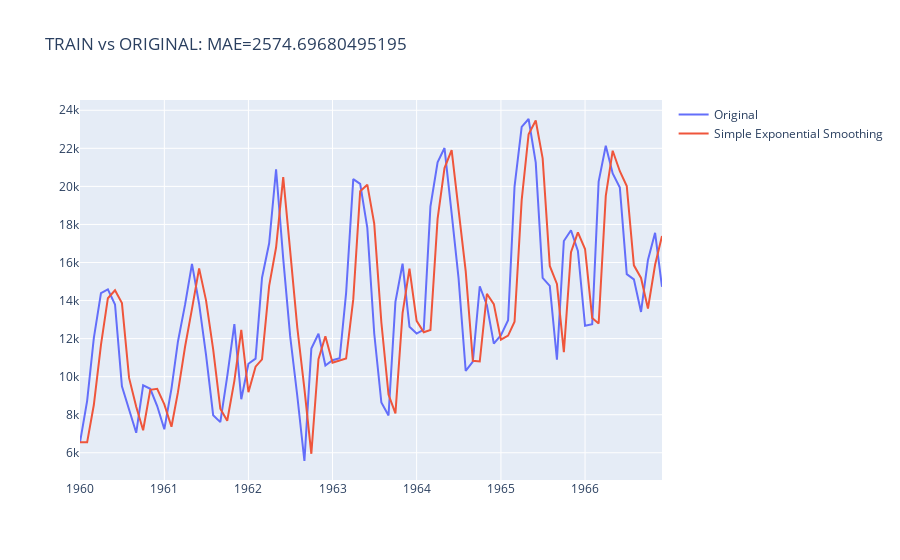

Write notebook code for a chart like this one.
### Markdown cell above
Задание №2
===

* Создать модель <code> SimpleExpSmoothing </code>
* Натренировать ее на train данных
* Сделать предсказания как для train, так и для test
* Выбрать метрики и посчитать качества предсказаний для train и для test
* Построить графики, на которых будут как реальные данные, так и предсказания

### Code cell
# your code 
train['ses']=SimpleExpSmoothing(train).fit(smoothing_level=0.9,optimized=False,use_brute=True).fittedvalues

mae = mean_absolute_error(train['Sales'], train['ses'])
layout = Layout(title = f'TRAIN vs ORIGINAL: MAE={mae}')

iplot(Figure(data=[Scatter(x =train.index,
                          y = train['Sales'],
                          name = 'Original'),
                  Scatter(x = train.index,
                         y = train['ses'],
                         name = 'Simple Exponential Smoothing')],
              layout= layout))
